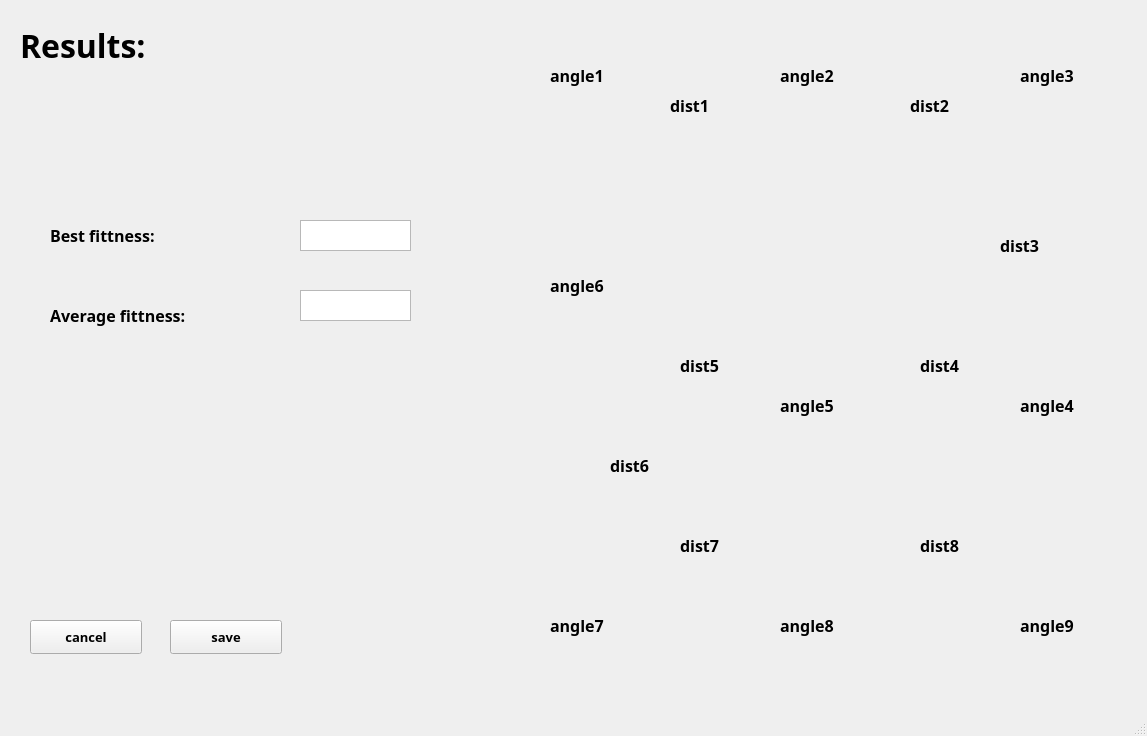
<?xml version="1.0" encoding="UTF-8"?>
<ui version="4.0">
 <class>MainWindow</class>
 <widget class="QMainWindow" name="MainWindow">
  <property name="geometry">
   <rect>
    <x>0</x>
    <y>0</y>
    <width>1147</width>
    <height>736</height>
   </rect>
  </property>
  <property name="windowTitle">
   <string>MainWindow</string>
  </property>
  <widget class="QWidget" name="centralwidget">
   <widget class="QLabel" name="label">
    <property name="geometry">
     <rect>
      <x>540</x>
      <y>90</y>
      <width>631</width>
      <height>521</height>
     </rect>
    </property>
    <property name="text">
     <string/>
    </property>
    <property name="pixmap">
     <pixmap>cell9.png</pixmap>
    </property>
   </widget>
   <widget class="QPushButton" name="save_BTN">
    <property name="geometry">
     <rect>
      <x>170</x>
      <y>620</y>
      <width>112</width>
      <height>34</height>
     </rect>
    </property>
    <property name="font">
     <font>
      <family>Hadassah Friedlaender</family>
      <pointsize>10</pointsize>
      <weight>75</weight>
      <bold>true</bold>
     </font>
    </property>
    <property name="text">
     <string>save</string>
    </property>
   </widget>
   <widget class="QPushButton" name="cancel_BTN">
    <property name="geometry">
     <rect>
      <x>30</x>
      <y>620</y>
      <width>112</width>
      <height>34</height>
     </rect>
    </property>
    <property name="font">
     <font>
      <family>Hadassah Friedlaender</family>
      <pointsize>10</pointsize>
      <weight>75</weight>
      <bold>true</bold>
     </font>
    </property>
    <property name="text">
     <string>cancel</string>
    </property>
   </widget>
   <widget class="QLabel" name="label_15">
    <property name="geometry">
     <rect>
      <x>20</x>
      <y>10</y>
      <width>231</width>
      <height>71</height>
     </rect>
    </property>
    <property name="font">
     <font>
      <family>Hadassah Friedlaender</family>
      <pointsize>24</pointsize>
      <weight>75</weight>
      <bold>true</bold>
     </font>
    </property>
    <property name="text">
     <string>Results:</string>
    </property>
   </widget>
   <widget class="QLabel" name="label_16">
    <property name="geometry">
     <rect>
      <x>50</x>
      <y>200</y>
      <width>231</width>
      <height>71</height>
     </rect>
    </property>
    <property name="font">
     <font>
      <family>Hadassah Friedlaender</family>
      <pointsize>12</pointsize>
      <weight>75</weight>
      <bold>true</bold>
     </font>
    </property>
    <property name="text">
     <string>Best fittness:</string>
    </property>
   </widget>
   <widget class="QLabel" name="label_17">
    <property name="geometry">
     <rect>
      <x>50</x>
      <y>280</y>
      <width>231</width>
      <height>71</height>
     </rect>
    </property>
    <property name="font">
     <font>
      <family>Hadassah Friedlaender</family>
      <pointsize>12</pointsize>
      <weight>75</weight>
      <bold>true</bold>
     </font>
    </property>
    <property name="text">
     <string>Average fittness:</string>
    </property>
   </widget>
   <widget class="QPlainTextEdit" name="best_fitness_TF">
    <property name="geometry">
     <rect>
      <x>300</x>
      <y>220</y>
      <width>111</width>
      <height>31</height>
     </rect>
    </property>
   </widget>
   <widget class="QPlainTextEdit" name="Avg_fitness_TF">
    <property name="geometry">
     <rect>
      <x>300</x>
      <y>290</y>
      <width>111</width>
      <height>31</height>
     </rect>
    </property>
   </widget>
   <widget class="QLabel" name="angle1_LB">
    <property name="geometry">
     <rect>
      <x>550</x>
      <y>40</y>
      <width>81</width>
      <height>71</height>
     </rect>
    </property>
    <property name="font">
     <font>
      <family>Hadassah Friedlaender</family>
      <pointsize>12</pointsize>
      <weight>75</weight>
      <bold>true</bold>
     </font>
    </property>
    <property name="text">
     <string>angle1</string>
    </property>
   </widget>
   <widget class="QLabel" name="angle2_LB">
    <property name="geometry">
     <rect>
      <x>780</x>
      <y>40</y>
      <width>81</width>
      <height>71</height>
     </rect>
    </property>
    <property name="font">
     <font>
      <family>Hadassah Friedlaender</family>
      <pointsize>12</pointsize>
      <weight>75</weight>
      <bold>true</bold>
     </font>
    </property>
    <property name="text">
     <string>angle2</string>
    </property>
   </widget>
   <widget class="QLabel" name="angle3_LB">
    <property name="geometry">
     <rect>
      <x>1020</x>
      <y>40</y>
      <width>81</width>
      <height>71</height>
     </rect>
    </property>
    <property name="font">
     <font>
      <family>Hadassah Friedlaender</family>
      <pointsize>12</pointsize>
      <weight>75</weight>
      <bold>true</bold>
     </font>
    </property>
    <property name="text">
     <string>angle3</string>
    </property>
   </widget>
   <widget class="QLabel" name="angle4_LB">
    <property name="geometry">
     <rect>
      <x>1020</x>
      <y>370</y>
      <width>81</width>
      <height>71</height>
     </rect>
    </property>
    <property name="font">
     <font>
      <family>Hadassah Friedlaender</family>
      <pointsize>12</pointsize>
      <weight>75</weight>
      <bold>true</bold>
     </font>
    </property>
    <property name="text">
     <string>angle4</string>
    </property>
   </widget>
   <widget class="QLabel" name="angle5_LB">
    <property name="geometry">
     <rect>
      <x>780</x>
      <y>370</y>
      <width>81</width>
      <height>71</height>
     </rect>
    </property>
    <property name="font">
     <font>
      <family>Hadassah Friedlaender</family>
      <pointsize>12</pointsize>
      <weight>75</weight>
      <bold>true</bold>
     </font>
    </property>
    <property name="text">
     <string>angle5</string>
    </property>
   </widget>
   <widget class="QLabel" name="angle6_LB">
    <property name="geometry">
     <rect>
      <x>550</x>
      <y>250</y>
      <width>81</width>
      <height>71</height>
     </rect>
    </property>
    <property name="font">
     <font>
      <family>Hadassah Friedlaender</family>
      <pointsize>12</pointsize>
      <weight>75</weight>
      <bold>true</bold>
     </font>
    </property>
    <property name="text">
     <string>angle6</string>
    </property>
   </widget>
   <widget class="QLabel" name="angle7_LB">
    <property name="geometry">
     <rect>
      <x>550</x>
      <y>590</y>
      <width>81</width>
      <height>71</height>
     </rect>
    </property>
    <property name="font">
     <font>
      <family>Hadassah Friedlaender</family>
      <pointsize>12</pointsize>
      <weight>75</weight>
      <bold>true</bold>
     </font>
    </property>
    <property name="text">
     <string>angle7</string>
    </property>
   </widget>
   <widget class="QLabel" name="angle8_LB">
    <property name="geometry">
     <rect>
      <x>780</x>
      <y>590</y>
      <width>81</width>
      <height>71</height>
     </rect>
    </property>
    <property name="font">
     <font>
      <family>Hadassah Friedlaender</family>
      <pointsize>12</pointsize>
      <weight>75</weight>
      <bold>true</bold>
     </font>
    </property>
    <property name="text">
     <string>angle8</string>
    </property>
   </widget>
   <widget class="QLabel" name="angle9_LB">
    <property name="geometry">
     <rect>
      <x>1020</x>
      <y>590</y>
      <width>81</width>
      <height>71</height>
     </rect>
    </property>
    <property name="font">
     <font>
      <family>Hadassah Friedlaender</family>
      <pointsize>12</pointsize>
      <weight>75</weight>
      <bold>true</bold>
     </font>
    </property>
    <property name="text">
     <string>angle9</string>
    </property>
   </widget>
   <widget class="QLabel" name="dist1_LB">
    <property name="geometry">
     <rect>
      <x>670</x>
      <y>70</y>
      <width>81</width>
      <height>71</height>
     </rect>
    </property>
    <property name="font">
     <font>
      <family>Hadassah Friedlaender</family>
      <pointsize>12</pointsize>
      <weight>75</weight>
      <bold>true</bold>
     </font>
    </property>
    <property name="text">
     <string>dist1</string>
    </property>
   </widget>
   <widget class="QLabel" name="dist2_LB">
    <property name="geometry">
     <rect>
      <x>910</x>
      <y>70</y>
      <width>81</width>
      <height>71</height>
     </rect>
    </property>
    <property name="font">
     <font>
      <family>Hadassah Friedlaender</family>
      <pointsize>12</pointsize>
      <weight>75</weight>
      <bold>true</bold>
     </font>
    </property>
    <property name="text">
     <string>dist2</string>
    </property>
   </widget>
   <widget class="QLabel" name="dist4_LB">
    <property name="geometry">
     <rect>
      <x>920</x>
      <y>330</y>
      <width>81</width>
      <height>71</height>
     </rect>
    </property>
    <property name="font">
     <font>
      <family>Hadassah Friedlaender</family>
      <pointsize>12</pointsize>
      <weight>75</weight>
      <bold>true</bold>
     </font>
    </property>
    <property name="text">
     <string>dist4</string>
    </property>
   </widget>
   <widget class="QLabel" name="dist5_LB">
    <property name="geometry">
     <rect>
      <x>680</x>
      <y>330</y>
      <width>81</width>
      <height>71</height>
     </rect>
    </property>
    <property name="font">
     <font>
      <family>Hadassah Friedlaender</family>
      <pointsize>12</pointsize>
      <weight>75</weight>
      <bold>true</bold>
     </font>
    </property>
    <property name="text">
     <string>dist5</string>
    </property>
   </widget>
   <widget class="QLabel" name="dist3_LB">
    <property name="geometry">
     <rect>
      <x>1000</x>
      <y>210</y>
      <width>81</width>
      <height>71</height>
     </rect>
    </property>
    <property name="font">
     <font>
      <family>Hadassah Friedlaender</family>
      <pointsize>12</pointsize>
      <weight>75</weight>
      <bold>true</bold>
     </font>
    </property>
    <property name="text">
     <string>dist3</string>
    </property>
   </widget>
   <widget class="QLabel" name="dist6_LB">
    <property name="geometry">
     <rect>
      <x>610</x>
      <y>430</y>
      <width>81</width>
      <height>71</height>
     </rect>
    </property>
    <property name="font">
     <font>
      <family>Hadassah Friedlaender</family>
      <pointsize>12</pointsize>
      <weight>75</weight>
      <bold>true</bold>
     </font>
    </property>
    <property name="text">
     <string>dist6</string>
    </property>
   </widget>
   <widget class="QLabel" name="dist7_LB">
    <property name="geometry">
     <rect>
      <x>680</x>
      <y>510</y>
      <width>81</width>
      <height>71</height>
     </rect>
    </property>
    <property name="font">
     <font>
      <family>Hadassah Friedlaender</family>
      <pointsize>12</pointsize>
      <weight>75</weight>
      <bold>true</bold>
     </font>
    </property>
    <property name="text">
     <string>dist7</string>
    </property>
   </widget>
   <widget class="QLabel" name="dist8_LB">
    <property name="geometry">
     <rect>
      <x>920</x>
      <y>510</y>
      <width>81</width>
      <height>71</height>
     </rect>
    </property>
    <property name="font">
     <font>
      <family>Hadassah Friedlaender</family>
      <pointsize>12</pointsize>
      <weight>75</weight>
      <bold>true</bold>
     </font>
    </property>
    <property name="text">
     <string>dist8</string>
    </property>
   </widget>
  </widget>
  <widget class="QMenuBar" name="menubar">
   <property name="geometry">
    <rect>
     <x>0</x>
     <y>0</y>
     <width>1147</width>
     <height>31</height>
    </rect>
   </property>
  </widget>
  <widget class="QStatusBar" name="statusbar"/>
 </widget>
 <resources>
  <include location="D:/Users/shuhe/Desktop/שחר/לימודים/פרויקט סוף/חלק א/מאמרים/cell9.qrc"/>
 </resources>
 <connections/>
</ui>
